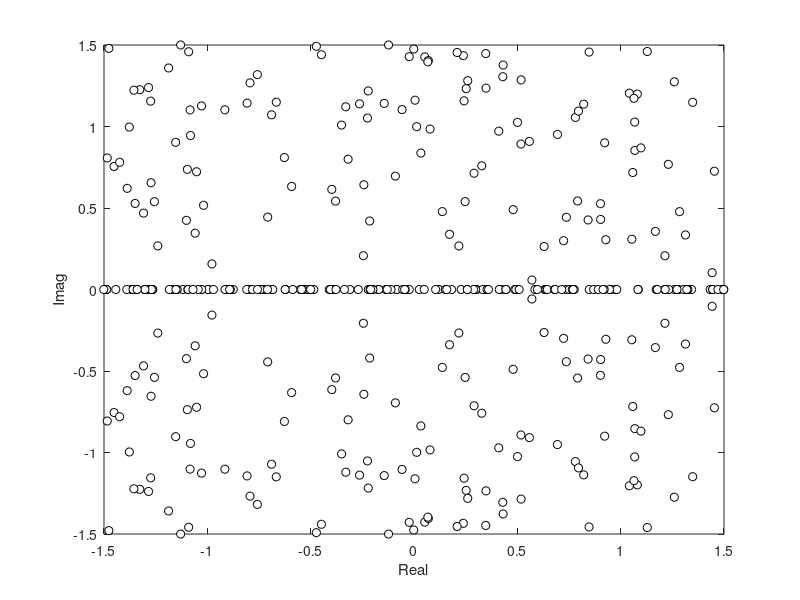

Recreate this plot in MATLAB.
clc; clear; close all;

nIter = 123;
matsize = 42;
evals = zeros(nIter, matsize);


%%%%%%%%%%%%%%%%% TODO %%%%%%%%%%%%%%%%%
% create the matrices and get their scaled eigenvalues
for i = 1:nIter
    % declear (matsize, matsize) sized matrix A in every iteration
    A = randn(matsize, matsize);
    evals(i, :) = eig(A);
end

%%%%%%%%%%%%%%%%%%%%%%%%%%%%%%%%%%%%%%%%%

% visualization
% and show in a plot
figure('Position', [100, 100, 600, 600]);

plot(real(evals(:)), imag(evals(:)), 'ko', 'MarkerFaceColor', 'w');
xlim([-1.5, 1.5]);
ylim([-1.5, 1.5]);
xlabel('Real');
ylabel('Imag');
